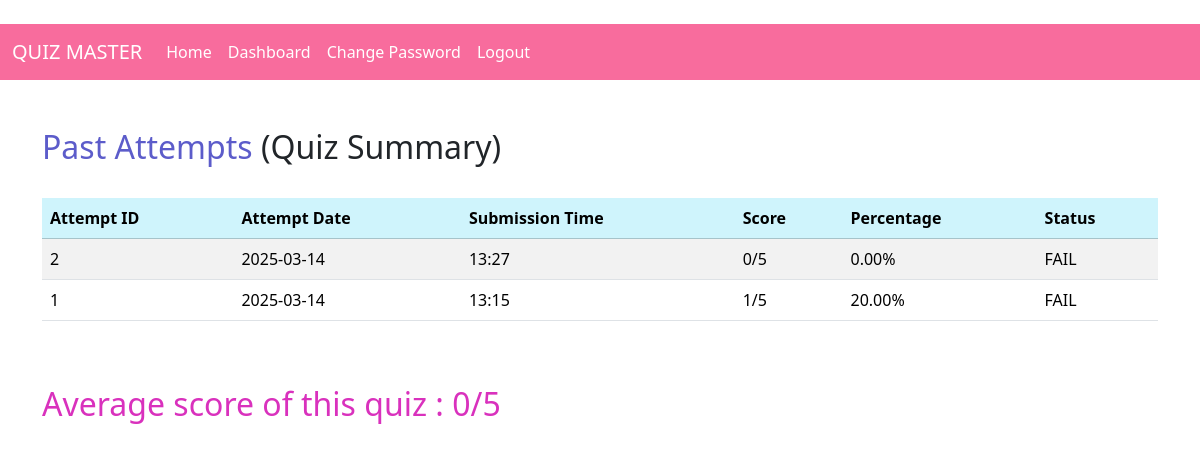
Screenshot of /display/past_quiz_attempts/user/1 (signed in) with the database file from the repository.
### models.py (models this page shows)
class Scores(db.Model):
    id=db.Column(db.Integer,primary_key=True)
    quiz_id=db.Column(db.Integer,db.ForeignKey('quiz.id',ondelete="CASCADE"),nullable=False)
    user_id=db.Column(db.Integer,db.ForeignKey('user.id',ondelete="CASCADE"),nullable=False)
    time_stamp_of_event=db.Column(db.DateTime,nullable=False)
    total_scored=db.Column(db.Integer,nullable=False)
    is_passed=db.Column(db.Boolean)

class Quiz(db.Model):
    id=db.Column(db.Integer,primary_key=True)
    chapter_id=db.Column(db.Integer,db.ForeignKey('chapter.id',ondelete="CASCADE"),nullable=False)
    date_of_quiz=db.Column(db.Date,nullable=False)
    time_duration=db.Column(db.String(5),nullable=False)
    Remarks=db.Column(db.String(500))
    total_marks=db.Column(db.Integer)
    Qualifying_marks=db.Column(db.Integer,nullable=False)
    questions=db.relationship('Questions',backref='quiz',lazy=True,cascade="all, delete-orphan", passive_deletes=True)
    scores=db.relationship('Scores',backref='quiz',lazy=True,cascade="all, delete-orphan", passive_deletes=True)

### controllers/routes.py (the view)
@app.route('/display/past_quiz_attempts/user/<int:quiz_id>')
@user_auth
def display_past_quiz_attempts_user(quiz_id):
     user_id=session.get('user_id')
     user=User.query.get(user_id)
     quiz=Quiz.query.get(quiz_id)
     attempts=Scores.query.filter_by(user_id=user_id,quiz_id=quiz_id).order_by(Scores.time_stamp_of_event.desc()).all()
     tot_attempts = len(attempts)
     avg = sum(a.total_scored for a in attempts) / tot_attempts if tot_attempts > 0 else 0
     avg_score=round(avg)
     return render_template('display_attempts_user.html',avg_score=avg_score,attempts=attempts,quiz=quiz,user=user)

### controllers/routes.py (called while the page is built)
def user_auth(func):
    @wraps(func)
    def inner(*args,**kwargs):
        if 'user_id' in session:
            return func(*args,**kwargs)
        else:
            flash('Please Login to continue further!')
            return redirect(url_for('user_login'))
    return inner

### templates/display_attempts_user.html (shortened to what this page needs)
{% extends 'basic_layout.html' %}
{%block NAVBAR%}
{%include 'navbar_user.html'%}
{% endblock %}
{% block BODY %}
<h2><span style="color: #5c5cca;">Past Attempts </span> (Quiz Summary) </h2><br>
    <table class="table table-striped ">
        <thead class='table-info'>
            <tr>
                <th>Attempt ID</th>
                <th>Attempt Date</th>
                <th>Submission Time</th>
                <th>Score</th>
                <th>Percentage</th>
                <th>Status</th>
            </tr>
        </thead>
        <tbody>
            {% for attempt in attempts %}
            <tr>
                <td>{{attempt.id}}</td>
                <td>{{attempt.time_stamp_of_event.strftime('%Y-%m-%d')}}</td>
                <td>{{attempt.time_stamp_of_event.strftime('%H:%M')}}</td>
                <td>{{attempt.total_scored}}/{{quiz.total_marks}}</td>
                <td>{{ "%.2f"|format(attempt.total_scored / quiz.total_marks * 100 ) }}%</td>
                {% if attempt.is_passed %}
                <td>PASS</td>
                {% else %}
                <td>FAIL</td>
                {% endif %}
            </tr>
            {%endfor%}
        </tbody>
    </table><br><br>
    <h2 style="color: #d931bd;">Average score of this quiz : {{avg_score }}/{{quiz.total_marks}} </h2><br>
{% endblock %}

### rows the page displays
Scores: id "2", time_stamp_of_event "2025-03-14", time_stamp_of_event "13:27", total_scored "0", attempt.total_scored/quiz.total_marks*100 "0.00", is_passed "FAIL"
Quiz: total_marks "5"
Scores: id "1", time_stamp_of_event "2025-03-14", time_stamp_of_event "13:15", total_scored "1", attempt.total_scored/quiz.total_marks*100 "20.00", is_passed "FAIL"

### other values shown
{{ avg_score }} "0"
